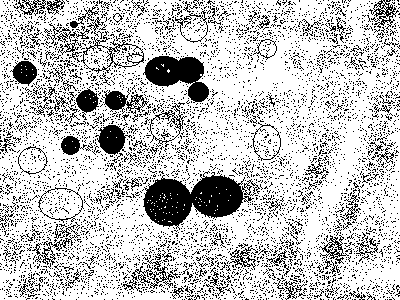
#> input picture PIM/10-Morphology/Images/bolas2.bmp, 400 x 300 px
$ python ex24.py
#> lines starting #> are read from the running program, lines starting #| are printed output that depends on the picture; after the words box and inside, x2 and y2 are one past the last pixel; in counts of white or black regions, pixels touching at a corner belong together
import numpy as np
import cv2

def main():
    img = cv2.imread("Images/bolas2.bmp", 0)
#> img: shape (300, 400); 76.6% white; 6007 black regions (5898 under 20 px), largest, box (x1, y1, x2, y2) and area: (143, 171, 260, 230) 3621, (143, 56, 209, 103) 1732, (95, 125, 132, 155) 634

    for x in range(img.shape[0]):
        for y in range(img.shape[1]):
            img[x, y] = abs(img[x, y] - 255)


    ellipse = cv2.getStructuringElement( cv2.MORPH_ELLIPSE, (3,3))
    Bellipse = cv2.getStructuringElement( cv2.MORPH_ELLIPSE, (7,7))
    rect = cv2.getStructuringElement( cv2.MORPH_RECT, (2,2))
    cross = cv2.getStructuringElement( cv2.MORPH_CROSS, (2,2))

    img = cv2.morphologyEx(img, cv2.MORPH_OPEN,    ellipse)
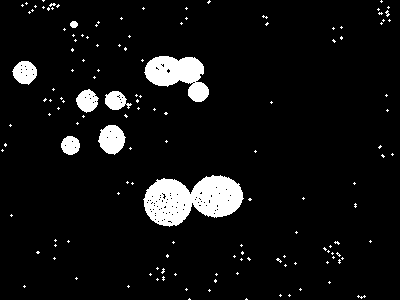
#> img: shape (300, 400); 6.7% white; 141 white regions (133 under 20 px), largest, box (x1, y1, x2, y2) and area: (143, 175, 244, 227) 3414, (144, 56, 209, 102) 1721, (98, 125, 126, 155) 595

    img = cv2.morphologyEx(img, cv2.MORPH_ERODE,    ellipse)
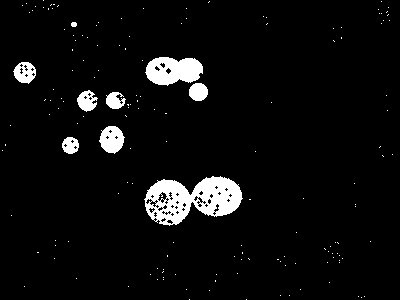
#> img: shape (300, 400); 5.1% white; 158 white regions (149 under 20 px), largest, box (x1, y1, x2, y2) and area: (144, 176, 243, 226) 2872, (145, 57, 203, 86) 1224, (99, 126, 125, 154) 507
    img = cv2.morphologyEx(img, cv2.MORPH_ERODE,    ellipse)
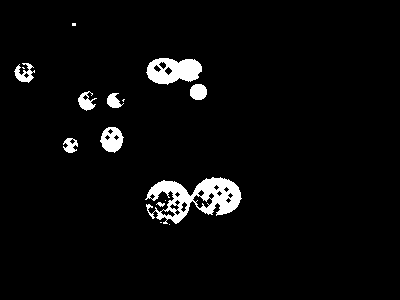
#> img: shape (300, 400); 3.8% white; 15 white regions (6 under 20 px), largest, box (x1, y1, x2, y2) and area: (145, 177, 242, 224) 2162, (146, 58, 202, 85) 1048, (100, 127, 124, 153) 412
    img = cv2.morphologyEx(img, cv2.MORPH_CLOSE,   ellipse)
    img = cv2.morphologyEx(img, cv2.MORPH_DILATE,   ellipse)
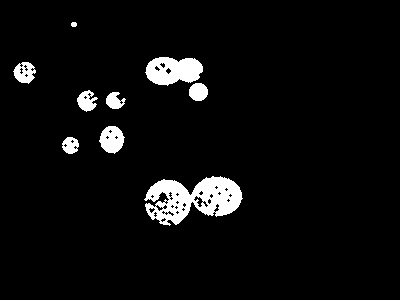
#> img: shape (300, 400); 4.9% white; 9 white regions, largest, box (x1, y1, x2, y2) and area: (144, 176, 243, 226) 2810, (145, 57, 203, 86) 1222, (99, 126, 125, 154) 506
    img = cv2.morphologyEx(img, cv2.MORPH_DILATE,   ellipse)
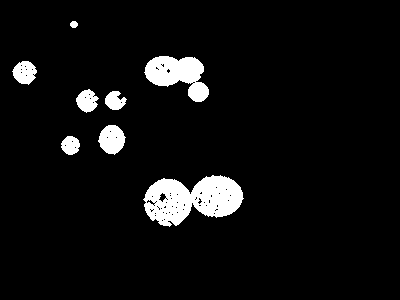
#> img: shape (300, 400); 5.8% white; 8 white regions, largest, box (x1, y1, x2, y2) and area: (143, 175, 244, 227) 3328, (144, 56, 209, 102) 1717, (98, 125, 126, 155) 592
    img = cv2.morphologyEx(img, cv2.MORPH_OPEN,   ellipse)
    imG = cv2.morphologyEx(img, cv2.MORPH_CLOSE,   ellipse)
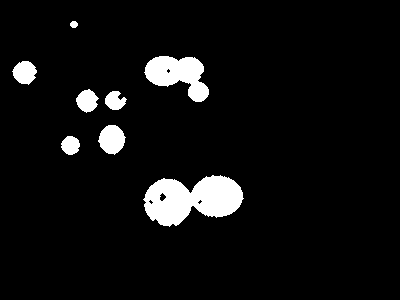
#> imG: shape (300, 400); 6% white; 8 white regions, largest, box (x1, y1, x2, y2) and area: (143, 175, 244, 227) 3420, (144, 56, 209, 102) 1735, (98, 125, 126, 155) 595

    img = cv2.morphologyEx(img, cv2.MORPH_OPEN,    ellipse)


    cv2.imshow("Telinha", img)
    cv2.waitKey(0)
    cv2.destroyAllWindows()

if __name__ == "__main__": main()

$ run again, with PIM/10-Morphology/Images/bolas.bmp copied over PIM/10-Morphology/Images/bolas2.bmp
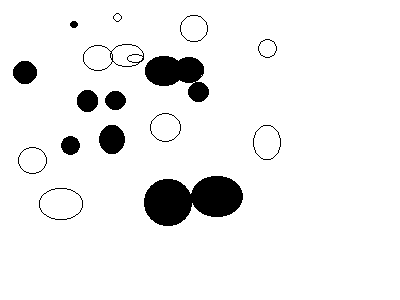
#> input picture PIM/10-Morphology/Images/bolas.bmp, 400 x 300 px
#> in main, `img = cv2.morphologyEx(img, cv2.MORPH_ERODE,    ellipse)`:
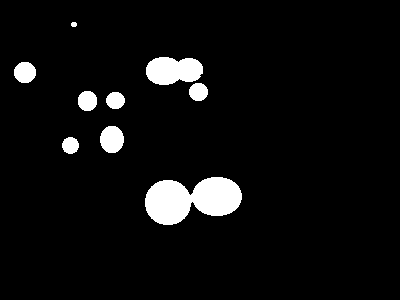
#> img: shape (300, 400); 5.4% white; 9 white regions, largest, box (x1, y1, x2, y2) and area: (145, 177, 242, 225) 3210, (146, 57, 203, 85) 1267, (100, 126, 124, 153) 516
#> in main, `img = cv2.morphologyEx(img, cv2.MORPH_ERODE,    ellipse)`:
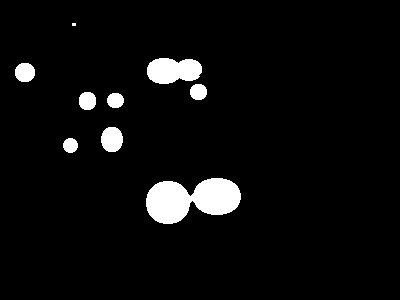
#> img: shape (300, 400); 4.8% white; 9 white regions (1 under 20 px), largest, box (x1, y1, x2, y2) and area: (146, 178, 241, 224) 2966, (147, 58, 202, 84) 1134, (101, 127, 123, 152) 446
#> imG: shape (300, 400); 6% white; 8 white regions, largest, box (x1, y1, x2, y2) and area: (144, 176, 243, 226) 3456, (145, 56, 209, 102) 1737, (99, 125, 125, 154) 590
